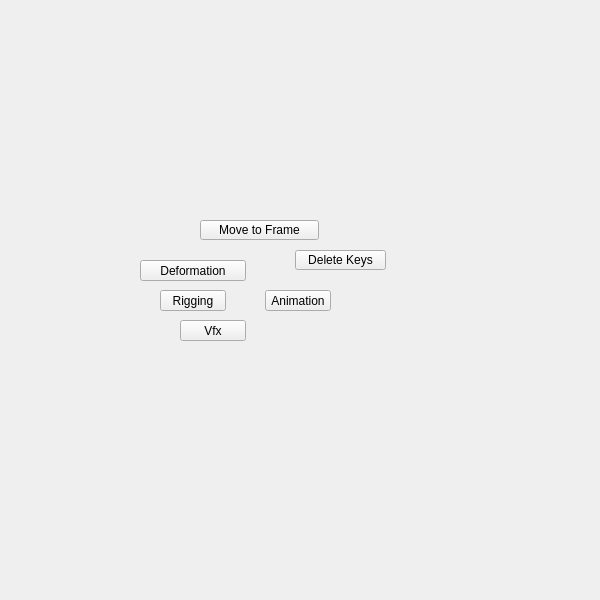
<?xml version="1.0" encoding="UTF-8"?>
<ui version="4.0">
 <class>QtUi</class>
 <widget class="QMainWindow" name="QtUi">
  <property name="enabled">
   <bool>true</bool>
  </property>
  <property name="geometry">
   <rect>
    <x>0</x>
    <y>0</y>
    <width>600</width>
    <height>600</height>
   </rect>
  </property>
  <property name="sizePolicy">
   <sizepolicy hsizetype="Ignored" vsizetype="Ignored">
    <horstretch>0</horstretch>
    <verstretch>0</verstretch>
   </sizepolicy>
  </property>
  <property name="minimumSize">
   <size>
    <width>0</width>
    <height>0</height>
   </size>
  </property>
  <property name="maximumSize">
   <size>
    <width>600</width>
    <height>600</height>
   </size>
  </property>
  <property name="cursor">
   <cursorShape>ArrowCursor</cursorShape>
  </property>
  <property name="whatsThis">
   <string>main</string>
  </property>
  <property name="toolButtonStyle">
   <enum>Qt::ToolButtonIconOnly</enum>
  </property>
  <property name="tabShape">
   <enum>QTabWidget::Triangular</enum>
  </property>
  <property name="dockNestingEnabled">
   <bool>true</bool>
  </property>
  <property name="dockOptions">
   <set>QMainWindow::AllowNestedDocks|QMainWindow::AllowTabbedDocks|QMainWindow::AnimatedDocks|QMainWindow::ForceTabbedDocks</set>
  </property>
  <widget class="QWidget" name="widget">
   <property name="sizePolicy">
    <sizepolicy hsizetype="Ignored" vsizetype="Ignored">
     <horstretch>0</horstretch>
     <verstretch>0</verstretch>
    </sizepolicy>
   </property>
   <widget class="QPushButton" name="i013">
    <property name="geometry">
     <rect>
      <x>265</x>
      <y>290</y>
      <width>66</width>
      <height>21</height>
     </rect>
    </property>
    <property name="minimumSize">
     <size>
      <width>0</width>
      <height>21</height>
     </size>
    </property>
    <property name="maximumSize">
     <size>
      <width>999</width>
      <height>21</height>
     </size>
    </property>
    <property name="whatsThis">
     <string>animation</string>
    </property>
    <property name="text">
     <string>Animation</string>
    </property>
   </widget>
   <widget class="QPushButton" name="i024">
    <property name="geometry">
     <rect>
      <x>180</x>
      <y>320</y>
      <width>66</width>
      <height>21</height>
     </rect>
    </property>
    <property name="minimumSize">
     <size>
      <width>0</width>
      <height>21</height>
     </size>
    </property>
    <property name="maximumSize">
     <size>
      <width>999</width>
      <height>21</height>
     </size>
    </property>
    <property name="whatsThis">
     <string>vfx</string>
    </property>
    <property name="text">
     <string>Vfx</string>
    </property>
   </widget>
   <widget class="QPushButton" name="i020">
    <property name="geometry">
     <rect>
      <x>140</x>
      <y>260</y>
      <width>106</width>
      <height>21</height>
     </rect>
    </property>
    <property name="minimumSize">
     <size>
      <width>0</width>
      <height>21</height>
     </size>
    </property>
    <property name="maximumSize">
     <size>
      <width>999</width>
      <height>21</height>
     </size>
    </property>
    <property name="whatsThis">
     <string>deformation</string>
    </property>
    <property name="text">
     <string>Deformation</string>
    </property>
   </widget>
   <widget class="QPushButton" name="i016">
    <property name="geometry">
     <rect>
      <x>160</x>
      <y>290</y>
      <width>66</width>
      <height>21</height>
     </rect>
    </property>
    <property name="minimumSize">
     <size>
      <width>0</width>
      <height>21</height>
     </size>
    </property>
    <property name="maximumSize">
     <size>
      <width>999</width>
      <height>21</height>
     </size>
    </property>
    <property name="whatsThis">
     <string>rigging</string>
    </property>
    <property name="text">
     <string>Rigging</string>
    </property>
   </widget>
   <widget class="QPushButton" name="b000">
    <property name="enabled">
     <bool>true</bool>
    </property>
    <property name="geometry">
     <rect>
      <x>295</x>
      <y>250</y>
      <width>91</width>
      <height>20</height>
     </rect>
    </property>
    <property name="minimumSize">
     <size>
      <width>0</width>
      <height>20</height>
     </size>
    </property>
    <property name="maximumSize">
     <size>
      <width>999</width>
      <height>20</height>
     </size>
    </property>
    <property name="toolTip">
     <string>Delete keys for the currently selected object(s).</string>
    </property>
    <property name="text">
     <string>Delete Keys</string>
    </property>
    <property name="iconSize">
     <size>
      <width>18</width>
      <height>18</height>
     </size>
    </property>
   </widget>
   <widget class="PushButton" name="tb000">
    <property name="geometry">
     <rect>
      <x>200</x>
      <y>220</y>
      <width>119</width>
      <height>20</height>
     </rect>
    </property>
    <property name="minimumSize">
     <size>
      <width>0</width>
      <height>20</height>
     </size>
    </property>
    <property name="maximumSize">
     <size>
      <width>999</width>
      <height>20</height>
     </size>
    </property>
    <property name="toolTip">
     <string>&lt;html&gt;&lt;head/&gt;&lt;body&gt;&lt;p&gt;Set the current frame on the timeslider.&lt;/p&gt;&lt;/body&gt;&lt;/html&gt;</string>
    </property>
    <property name="text">
     <string>Move to Frame</string>
    </property>
    <property name="checkable">
     <bool>true</bool>
    </property>
   </widget>
  </widget>
 </widget>
 <customwidgets>
  <customwidget>
   <class>PushButton</class>
   <extends>QPushButton</extends>
   <header>widgets.pushbutton.h</header>
  </customwidget>
 </customwidgets>
 <resources/>
 <connections/>
 <designerdata>
  <property name="gridDeltaX">
   <number>5</number>
  </property>
  <property name="gridDeltaY">
   <number>10</number>
  </property>
  <property name="gridSnapX">
   <bool>true</bool>
  </property>
  <property name="gridSnapY">
   <bool>true</bool>
  </property>
  <property name="gridVisible">
   <bool>true</bool>
  </property>
 </designerdata>
</ui>
